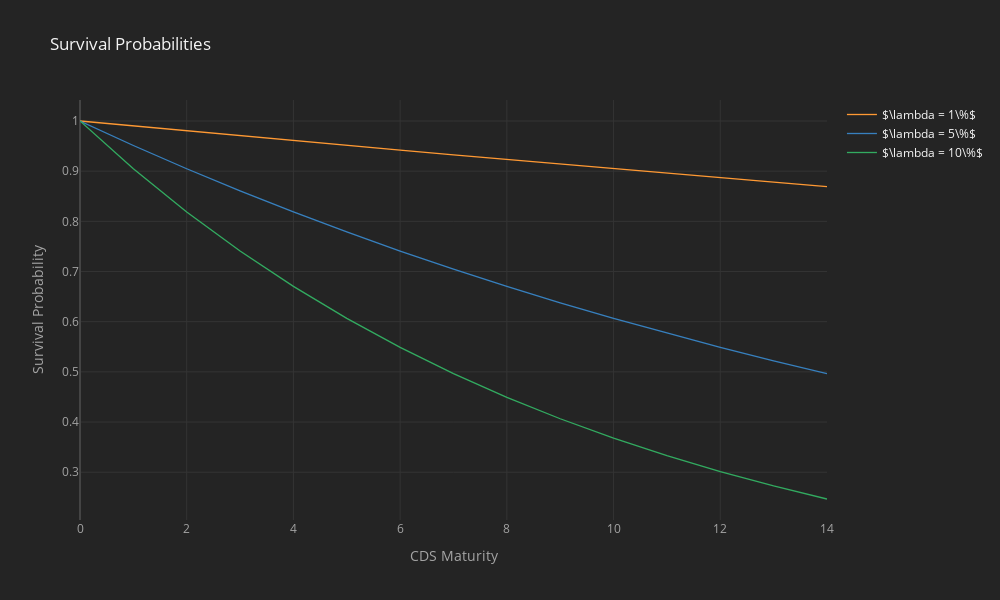

The notebook cell saved with this chart:
### Markdown cell above
If the hazard rate $\lambda$ is known, we can have the entire term
structure of probabilities and use these to estimate the likelihood of
the various cashflows in the CDS. Premium payments are estimated using
survival probability and default payments using probability of default.

### Code cell
# Specify Lambdas
lambda1 = 0.01
lambda2 = 0.05
lambda3 = 0.10

# subsume into dataframe 
data = pd.DataFrame({'$\lambda = 1\%$': np.exp(-lambda1*tenor),
                     '$\lambda = 5\%$': np.exp(-lambda2*tenor),
                     '$\lambda = 10\%$': np.exp(-lambda3*tenor)
                    })
# Visualizing Plot
data.iplot(title = 'Survival Probabilities',
           xTitle = 'CDS Maturity',
           yTitle = 'Survival Probability')

### Figure 1 — Plotly figure (JSON) as saved in the notebook; plotly's stock layout.template omitted (floating-point values rounded to 4 significant figures)
{"data": [{"line": {"color": "rgba(255, 153, 51, 1.0)", "dash": "solid", "shape": "linear", "width": 1.3}, "mode": "lines", "name": "$\\lambda = 1\\%$", "text": "", "type": "scatter", "x": [0, 1, 2, 3, 4, 5, 6, 7, 8, 9, 10, 11, 12, 13, 14], "y": [1, 0.99, 0.9802, 0.9704, 0.9608, 0.9512, 0.9418, 0.9324, 0.9231, 0.9139, 0.9048, 0.8958, 0.8869, 0.8781, 0.8694]}, {"line": {"color": "rgba(55, 128, 191, 1.0)", "dash": "solid", "shape": "linear", "width": 1.3}, "mode": "lines", "name": "$\\lambda = 5\\%$", "text": "", "type": "scatter", "x": [0, 1, 2, 3, 4, 5, 6, 7, 8, 9, 10, 11, 12, 13, 14], "y": [1, 0.9512, 0.9048, 0.8607, 0.8187, 0.7788, 0.7408, 0.7047, 0.6703, 0.6376, 0.6065, 0.5769, 0.5488, 0.522, 0.4966]}, {"line": {"color": "rgba(50, 171, 96, 1.0)", "dash": "solid", "shape": "linear", "width": 1.3}, "mode": "lines", "name": "$\\lambda = 10\\%$", "text": "", "type": "scatter", "x": [0, 1, 2, 3, 4, 5, 6, 7, 8, 9, 10, 11, 12, 13, 14], "y": [1, 0.9048, 0.8187, 0.7408, 0.6703, 0.6065, 0.5488, 0.4966, 0.4493, 0.4066, 0.3679, 0.3329, 0.3012, 0.2725, 0.2466]}], "layout": {"height": 600, "legend": {"bgcolor": "#242424", "font": {"color": "#F4F4F4"}}, "paper_bgcolor": "#242424", "plot_bgcolor": "#242424", "title": {"font": {"color": "#F4F4F4"}, "text": "Survival Probabilities"}, "width": 1000, "xaxis": {"gridcolor": "#343434", "showgrid": true, "tickfont": {"color": "#A4A4A4"}, "title": {"font": {"color": "#A4A4A4"}, "text": "CDS Maturity"}, "zerolinecolor": "#444444"}, "yaxis": {"gridcolor": "#343434", "showgrid": true, "tickfont": {"color": "#A4A4A4"}, "title": {"font": {"color": "#A4A4A4"}, "text": "Survival Probability"}, "zerolinecolor": "#444444"}}}
